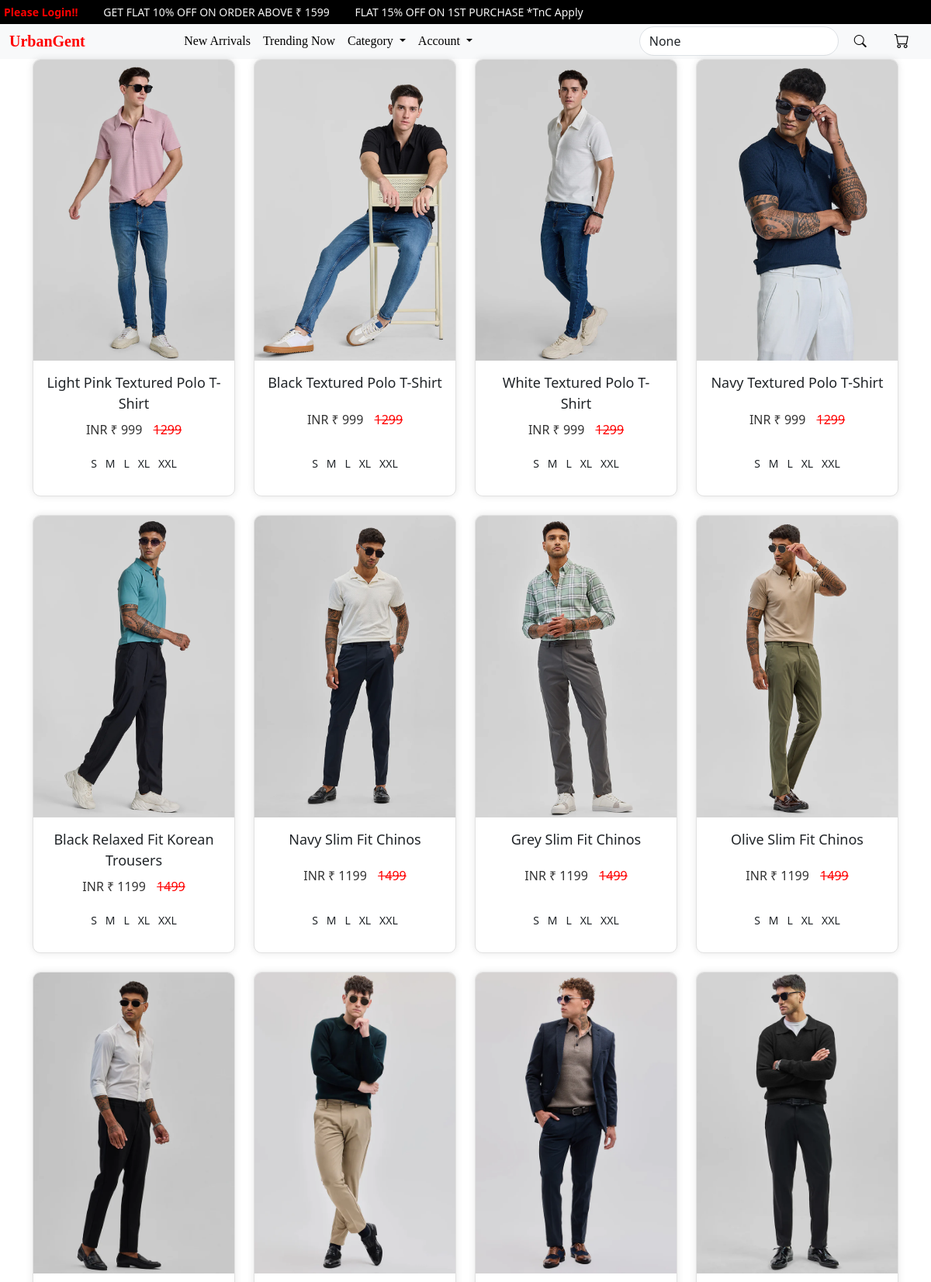
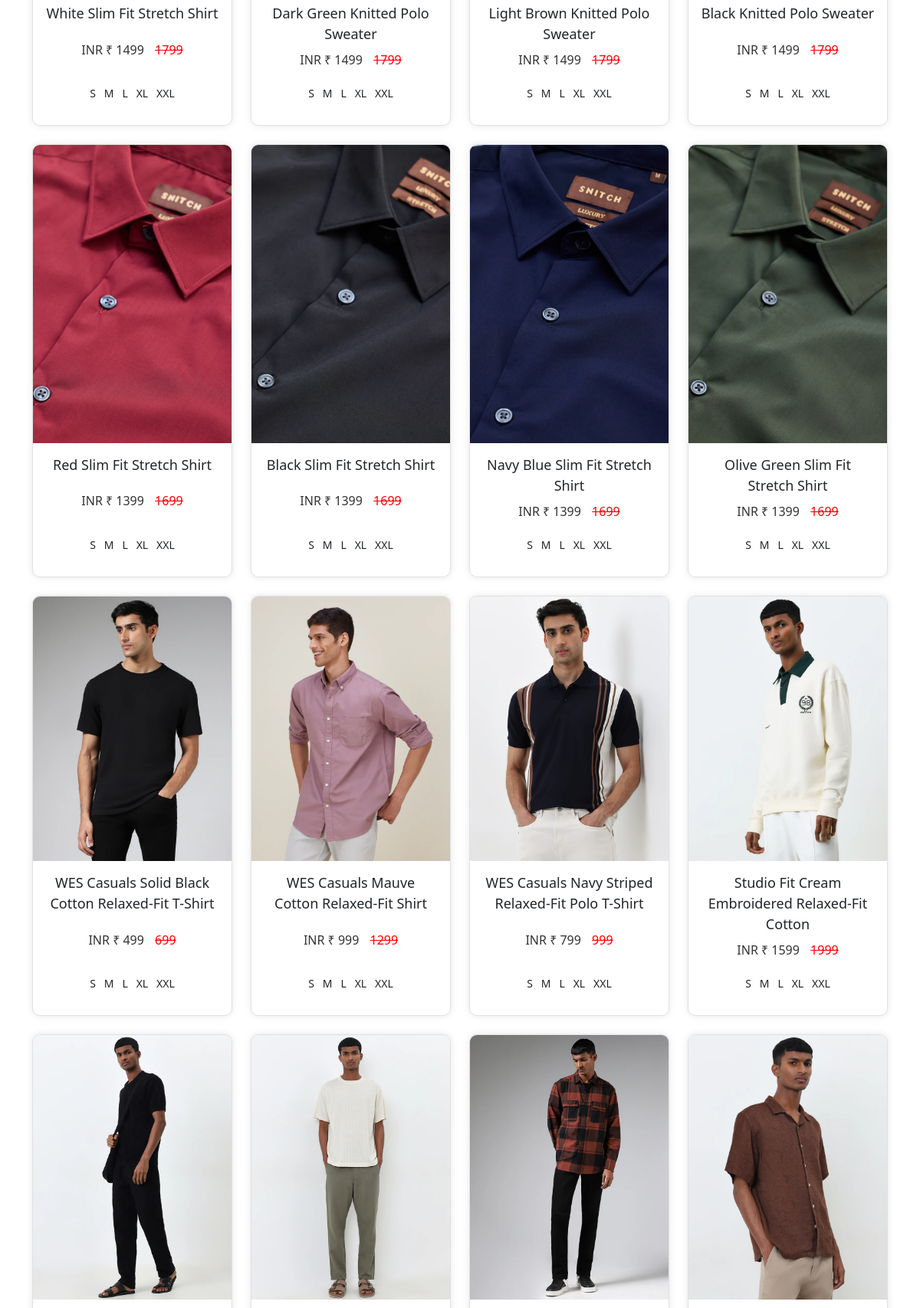
/product_search (upper part), run on the app's committed database (2 pictures, top to bottom).
### core/models.py (models this page shows, shortened)
class new_arrival(models.Model):
        CATEGORY_CHOICES = [
        ('NEWARRIVAL','newarrival'),
        ('SHIRTS','shirts'),
        ('T_SHIRTS','t-shirts'),
        ('SWEATSHIRTS','sweatshirts'),
        ('TROUSERS','trousers'),
        ('SHORTS','shorts'),
        ('TRENDING','trending')
    ]
        SIZE_CHOICES = [
        ('S', 'Small'),
        ('M', 'Medium'),
        ('L', 'Large'),
        ('XL', 'Extra Large'),
    ]
        name=models.CharField(max_length=100)
        category = models.CharField(max_length=30,choices=CATEGORY_CHOICES)
        short_d = models.CharField(max_length=400)
        desc = models.TextField()
        original_price=models.IntegerField(default=1000)
        discounted_price=models.IntegerField()
        size = models.CharField(max_length=2, choices=SIZE_CHOICES,default='S')
        upperwear_img = models.ImageField(upload_to='new_arrival_img')

### core/views.py (the view)
# urls.py: path('product_search', views.product_search, name='product_search'),
def product_search(request):
    query = request.GET.get('q')
    if query:
        products = new_arrival.objects.filter(name__icontains=query) | new_arrival.objects.filter(short_d__icontains=query)
    else:
        products = new_arrival.objects.all()
    context = {
        'products': products,
        'query': query,
    }
    return render(request, 'core/product_search.html', context)

### core/templates/core/product_search.html (shortened to what this page needs)
{% extends "core/base.html" %}
{% load static %}
{% block content %}
<div class="container">
    <div class="row">
        {% for product in products %}
        <div class="col-lg-3 col-md-4 col-sm-6 mb-4">
            <div class="card product-card">
                <a href="{% url 'bigcard' product.id %}">
                    <img src="{{ product.upperwear_img.url }}" alt="{{ product.short_d }}" class="card-img-top">
                </a>
                <div class="card-body product-info">
                    <p class="product-title">{{ product.short_d }}</p>
                    <p class="product-price">INR &#8377; {{ product.discounted_price }} <s>{{ product.original_price }}</s></p>
                    <p class="product-sizes">S &nbsp; M &nbsp; L &nbsp; XL &nbsp; XXL</p>
                </div>
            </div>
        </div>
        {% empty %}
            <p class="no-products">No products found &#128542;!!</p>
        {% endfor %}
    </div>
</div>
{% endblock content %}

### core/static/core/css/core.css (style rules this page uses)
* { margin: 0; padding: 0; box-sizing: border-box; }

### core/templates/core/product_search.html (style rules this page uses)
.product-card { border: 1px solid #e1e1e1; border-radius: 10px; overflow: hidden; transition: all 0.3s; box-shadow: 0 0 10px rgba(0, 0, 0, 0.1); background: #fff; height: 100%; display: flex; flex-direction: column; }
.product-card img { width: 100%; height: auto; object-fit: cover; transition: all 0.3s; }
.product-info { padding: 15px; text-align: center; flex-grow: 1; display: flex; flex-direction: column; justify-content: space-between; }
.product-title { font-size: 18px; font-weight: 500; margin-bottom: 8px; }
.product-price { font-size: 16px; font-weight: 500; color: #333; }
.product-price s { color: red; margin-left: 10px; }
.product-sizes { text-align: center; font-size: 14px; margin-top: 5px; }

### data on the page
new_arrival: upperwear_img (picture), short_d "Light Pink Textured Polo T-Shirt", discounted_price "999", original_price "1299"
new_arrival: upperwear_img (picture), short_d "Black Textured Polo T-Shirt", discounted_price "999", original_price "1299"
new_arrival: upperwear_img (picture), short_d "White Textured Polo T-Shirt", discounted_price "999", original_price "1299"
new_arrival: upperwear_img (picture), short_d "Navy Textured Polo T-Shirt", discounted_price "999", original_price "1299"
new_arrival: upperwear_img (picture), short_d "Black Relaxed Fit Korean Trousers", discounted_price "1199", original_price "1499"
new_arrival: upperwear_img (picture), short_d "Navy Slim Fit Chinos", discounted_price "1199", original_price "1499"
new_arrival: upperwear_img (picture), short_d "Grey Slim Fit Chinos", discounted_price "1199", original_price "1499"
new_arrival: upperwear_img (picture), short_d "Olive Slim Fit Chinos", discounted_price "1199", original_price "1499"
new_arrival: upperwear_img (picture), short_d "White Slim Fit Stretch Shirt", discounted_price "1499", original_price "1799"
new_arrival: upperwear_img (picture), short_d "Dark Green Knitted Polo Sweater", discounted_price "1499", original_price "1799"
new_arrival: upperwear_img (picture), short_d "Light Brown Knitted Polo Sweater", discounted_price "1499", original_price "1799"
new_arrival: upperwear_img (picture), short_d "Black Knitted Polo Sweater", discounted_price "1499", original_price "1799"
new_arrival: upperwear_img (picture), short_d "Red Slim Fit Stretch Shirt", discounted_price "1399", original_price "1699"
new_arrival: upperwear_img (picture), short_d "Black Slim Fit Stretch Shirt", discounted_price "1399", original_price "1699"
new_arrival: upperwear_img (picture), short_d "Navy Blue Slim Fit Stretch Shirt", discounted_price "1399", original_price "1699"
new_arrival: upperwear_img (picture), short_d "Olive Green Slim Fit Stretch Shirt", discounted_price "1399", original_price "1699"
new_arrival: upperwear_img (picture), short_d "WES Casuals Solid Black Cotton Relaxed-Fit T-Shirt", discounted_price "499", original_price "699"
new_arrival: upperwear_img (picture), short_d "WES Casuals Mauve Cotton Relaxed-Fit Shirt", discounted_price "999", original_price "1299"
new_arrival: upperwear_img (picture), short_d "WES Casuals Navy Striped Relaxed-Fit Polo T-Shirt", discounted_price "799", original_price "999"
new_arrival: upperwear_img (picture), short_d "Studio Fit Cream Embroidered Relaxed-Fit Cotton", discounted_price "1599", original_price "1999"
new_arrival: upperwear_img (picture)
new_arrival: upperwear_img (picture)
new_arrival: upperwear_img (picture)
new_arrival: upperwear_img (picture)
